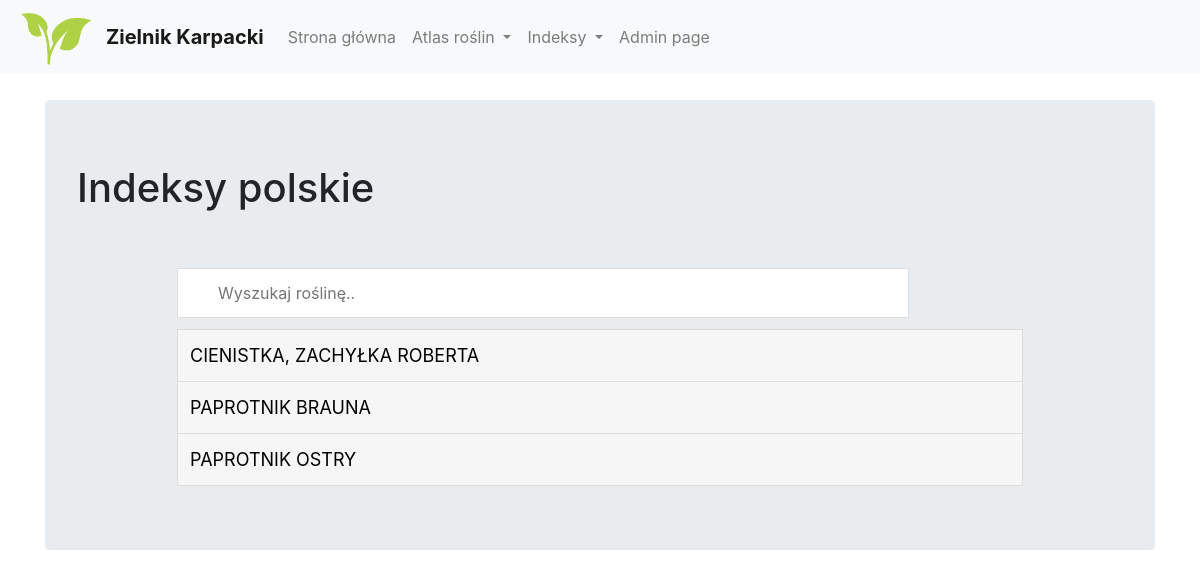
/basic_app/indeksPolski, run on the app's committed database.
### basic_app/models.py (models this page shows, shortened)
class Roslina(models.Model):
    bezbarwny = 'bb'
    biały = 'bi'
    brązowy = 'br'
    czerwony = 'cz'
    fioletowy = 'fi'
    niebieski = 'nb'
    pomarańczowy = 'po'
    różowy = 'ro'
    zielony = 'gr'
    żółty = 'zo'
    kolory = (
        (bezbarwny, 'bezbarwny'),
        (biały, 'biały'),
        (brązowy, 'brązowy'),
        (czerwony, 'czerwony'),
        (fioletowy, 'fioletowy'),
        (niebieski, 'niebieski'),
        (pomarańczowy, 'pomarańczowy'),
        (różowy, 'różowy'),
        (zielony, 'zielony'),
        (żółty, 'żółty'),
    )
    styczen = '01'
    luty = '02'
    marzec = '03'
    kwiecien = '04'
    maj = '05'
    czerwiec = '06'
    lipiec = '07'
    sierpien = '08'
    wrzesien = '09'
    pazdziernik = '10'
    listopad = '11'
    grudzien = '12'
    kwitnienie = (
        ('styczen', 'styczeń'),
        ('luty', 'luty'),
        ('marzec', 'marzec'),
        ('kwiecien', 'kwiecień'),
        ('maj', 'maj'),
        ('czerwiec', 'czerwiec'),
        ('lipiec', 'lipiec'),
        ('sierpien', 'sierpień'),
        ('wrzesien', 'wrzesień'),
        ('pazdziernik', 'pażdziernik'),
        ('listopad', 'listopad'),
        ('grudzien', 'grudzie'),
    )
    TAK_NIE = (
        ('y', 'Tak'),
        ('n', 'Nie')
    )
    rodziny = (
        ('Agres', 'Agrestowate'),
        ('Amary', 'Amarylkowate'),
        ('Arali', 'Araliowate'),
        ('Astro', 'Astrowate (Złożone)'),
        ('Babko', 'Babkowate'),
        ('Bagni', 'Bagnicowate'),
        ('Balda', 'Baldaszkowate (Selerowate)'),
        ('Bazyn', 'Bażynowate'),
        ('Berbe', 'Berberysowate'),
        ('Bobow', 'Bobowate (Motylkowate)'),
        ('Bobrk', 'Bobrkowate'),
        ('Bodzi', 'Bodziszkowate'),
        ('Brzoz', 'Brzozowate'),
        ('Bukow', 'Bukowate'),
        ('Cisow', 'Cisowate'),
        ('Cypry', 'Cyprysowate'),
        ('Czyst', 'Czystkowate (Posłonkowate)'),
        ('Deren', 'Dereniowate'),
        ('Dynio', 'Dyniowate'),
        ('Dziew', 'Dziewięciornikowate'),
        ('Dziur', 'Dziurawcowate'),
        ('Dzwon', 'Dzwonkowate'),
        ('Fiolk', 'Fiołkowate'),
        ('Gazew', 'Gązewnikowate'),
        ('Goryc', 'Goryczkowate'),
        ('Gozdz', 'Goździkowate'),
        ('Grubo', 'Gruboszowate'),
        ('Grusz', 'Gruszyczkowate'),
        ('Grzyb', 'Grzybieniowate'),
        ('Jaskr', 'Jaskrowate'),
        ('Jasno', 'Jasnotowate (Wargowe)'),
        ('Jezog', 'Jeżogłowkowate'),
        ('Kania', 'Kaniankowate'),
        ('Kapus', 'Kapustowate(Krzyżowe)'),
        ('Kaszt', 'Kasztanowcowate'),
        ('Klono', 'Klonowate'),
        ('Kloko', 'Kłokoczkowate'),
        ('Kokor', 'Kokornakowate'),
        ('Komos', 'Komosowate'),
        ('Konop', 'Konopiowate'),
        ('Kosac', 'Kosaćcowate'),
        ('Kozlk', 'Kozłkowate'),
        ('Krwaw', 'Krwawnicowate'),
        ('Krzyz', 'Krzyżowe(Kapustowate)'),
        ('Krzyp', 'Krzyżownicowate'),
        ('Leszc', 'Leszczynowate'),
        ('Lilio', 'Liliowate'),
        ('Lipow', 'Lipowate'),
        ('Lnowa', 'Lnowate'),
        ('Laczn', 'Łączniowate'),
        ('Makow', 'Makowate'),
        ('Marza', 'Marzanowate'),
        ('Motyl', 'Motylkowate(Bobowate)'),
        ('Nasie', 'Nasiężrzałowate'),
        ('Nieci', 'Niecierpkowate'),
        ('Obraz', 'Obrazkowate'),
        ('Ogore', 'Ogórecznikowate'),
        ('Oliwk', 'Oliwkowate'),
        ('Orlic', 'Orlicowate'),
        ('Tamar', 'Tamaryszkowate'),
        ('Toino', 'Toinowate'),
        ('Trawy', 'Trawy (Wiechlinowate)'),
        ('Tredo', 'Trędownikowate'),
        ('Troje', 'Trojeściowate'),
        ('Trzmi', 'Trzmielinowate'),
        ('Turzy', 'Turzycowate'),
        ('Wargo', 'Wargowe (Jasnotowate)'),
        ('Wawrz', 'Wawrzynkowate'),
        ('Werbe', 'Werbenowate'),
        ('Wiazo', 'Wiązowate'),
        ('Widli', 'Widliczkowate'),
        ('Widla', 'Widłakowate'),
        ('Wiech', 'Wiechlinowate (Trawy)'),
        ('Wielo', 'Wielosiłowate'),
        ('Wierz', 'Wierzbowate'),
        ('Wiesi', 'Wiesiołkowate'),
        ('Wietl', 'Wietlicowate'),
        ('Wilcz', 'Wilczomleczowate'),
        ('Winor', 'Winoroślowate'),
        ('Wodni', 'Wodnikowate'),
        ('Wrzos', 'Wrzosowate'),
        ('Zachy', 'Zachylnikowate'),
        ('Zanok', 'Zanokcicowate'),
        ('Zaraz', 'Zarazowate'),
        ('Zlozo', 'Złożone (Astrowate)'),
        ('Zabie', 'Żabieńcowate'),
        ('Zabis', 'Żabiściekowate'),
        ('Palko', 'Pałkowate'),
        ('Papro', 'Paprotkowate'),
        ('Papre', 'Paprotnikowate'),
        ('Pierw', 'Pierwiosnkowate'),
        ('Pizma', 'Piżmaczkowate'),
        ('Plywa', 'Pływaczowate'),
        ('Podrz', 'Podrzeniowate'),
        ('Pokrz', 'Pokrzywowate'),
        ('Poryb', 'Poryblinowate'),
        ('Poslo', 'Posłonkowate (Czystkowate)'),
        ('Powoj', 'Powojowate'),
        ('Przew', 'Przewiertniowate'),
        ('Przes', 'Przęstkowate'),
        ('Psian', 'Psiankowate'),
        ('Rdest', 'Rdestnicowate'),
        ('Rdest', 'Rdestowate'),
        ('Rezed', 'Rezedowate'),
        ('Rokit', 'Rokitnikowate'),
        ('Rosic', 'Rosiczkowate'),
        ('Rozow', 'Różowate'),
        ('Rzeso', 'Rzęsowate'),
        ('Rzesl', 'Rzęślowate'),
        ('Sanda', 'Sandałowcowate'),
        ('Seler', 'Selerowate (Baldaszkowe)'),
        ('Sitow', 'Sitowate'),
        ('Skaln', 'Skalnicowate'),
        ('Skrzy', 'Skrzypowate'),
        ('Sosno', 'Sosnowate'),
        ('Storc', 'Storczykowate'),
        ('Szakl', 'Szakłakowate'),
        ('Szarl', 'Szarłatowate'),
        ('Szcza', 'Szczawikowate'),
        ('Szcze', 'Szczeciowate'),
        ('Szors', 'Szorstkolistne'),
        ('Slazo', 'Ślazowate'),
        ('Swibk', 'Świbkowate'),
    )
    kategorie = (
        ('pap', 'Paprotniki'),
        ('drz', 'Drzewa Krzewy Krzewinki'),
        ('tra', 'Turzycowate Trawy'),
        ('bia', 'Zielne - Kwiaty białe'),
        ('zol', 'Zielne - Kwiaty żółte'),
        ('cze', 'Zielne - Kwiaty czerwone'),
    )
    pietra = (
        ('pog', 'Piętro pogórza'),
        ('dol', 'Piętro regla dolnego'),
        ('gor', 'Piętro regla górnego'),
        ('kos', 'Piętro kosodrzewiny'),
        ('hal', 'Piętro halne'),
        ('tur', 'Piętro turniowe'),
        ('pol', 'Piętro połonin (Bieszczady)'),
    )
    id_rosliny = models.AutoField(primary_key=True)
    nazwa_polska = models.CharField(max_length=256,unique=True)
    nazwa_lacinska = models.CharField(max_length=256)
    opis = models.TextField()
    wystepowanie = models.TextField(null=True,blank=True)
    kategoria = models.CharField(max_length=3,choices=kategorie,null=True,blank=True)
    rodzina = models.CharField(max_length=5,choices=rodziny,null=True,blank=True)
    kolor_kwiatow = models.CharField(max_length=2,choices=kolory,null=True,blank=True)
    chronione = models.CharField(max_length=1,choices=TAK_NIE,default='n',blank=True)
    endemity = models.CharField(max_length=1,choices=TAK_NIE,default='n',blank=True)
    czerwona_księga = models.CharField(max_length=1,choices=TAK_NIE,default='n',blank=True)
    lecznicze = models.CharField(max_length=1,choices=TAK_NIE,default='n',blank=True)
    trujace = models.CharField(max_length=1,choices=TAK_NIE,default='n',blank=True)
    pasozytnicze = models.CharField(max_length=1,choices=TAK_NIE,default='n',blank=True)
    owadozerne = models.CharField(max_length=1,choices=TAK_NIE,default='n',blank=True)
    pietro_roslinnosci = models.CharField(max_length=3,choices=pietra,null=True,blank=True)
    data = models.DateField()
    class Meta:
        verbose_name_plural = 'Rośliny'

### basic_app/views.py (the view)
class IndeksPolski(TemplateView):
    template_name='basic_app/indeksPolski.html'
    def get_context_data(self, **kwargs):
         context = super(IndeksPolski, self).get_context_data(**kwargs)
         roslinki = models.Roslina.objects.order_by(Lower('nazwa_polska'))
         context['rosliny'] = roslinki
         return context

### basic_app/templates/basic_app/indeksPolski.html (shortened to what this page needs)
{% extends "base.html" %}
{% load static %}
{% block body_block %}
  <div class="jumbotron">
      <h1>Indeksy polskie</h1> <br><br>
      <input type="text" id="myInput" onkeyup="myFunction()" placeholder="Wyszukaj roślinę..">
              <ul id="myUL">
                {% for roslina in rosliny %}
                  <li><a href="widokRosliny/{{ roslina.id_rosliny }}/">{{ roslina.nazwa_polska }}</a></li>
                {% endfor %}
              </ul>
  </div>
{% endblock %}

### basic_app/templates/basic_app/indeksPolski.html (style rules this page uses)
#myInput { background-image: url('/css/searchicon.png'); background-position: 10px 12px; background-repeat: no-repeat; width: 70%; font-size: 16px; padding: 12px 20px 12px 40px; border: 1px solid #ddd; margin: 0px 100px 12px 100px; }
#myUL { list-style-type: none; padding: 0; margin: 0px 100px 0px 100px; }
#myUL li a { border: 1px solid #ddd; margin-top: -1px; background-color: #f6f6f6; padding: 12px; text-decoration: none; font-size: 18px; color: black; display: block; }

### data on the page
Roslina: nazwa_polska "CIENISTKA, ZACHYŁKA ROBERTA"
Roslina: nazwa_polska "PAPROTNIK BRAUNA"
Roslina: nazwa_polska "PAPROTNIK OSTRY"
